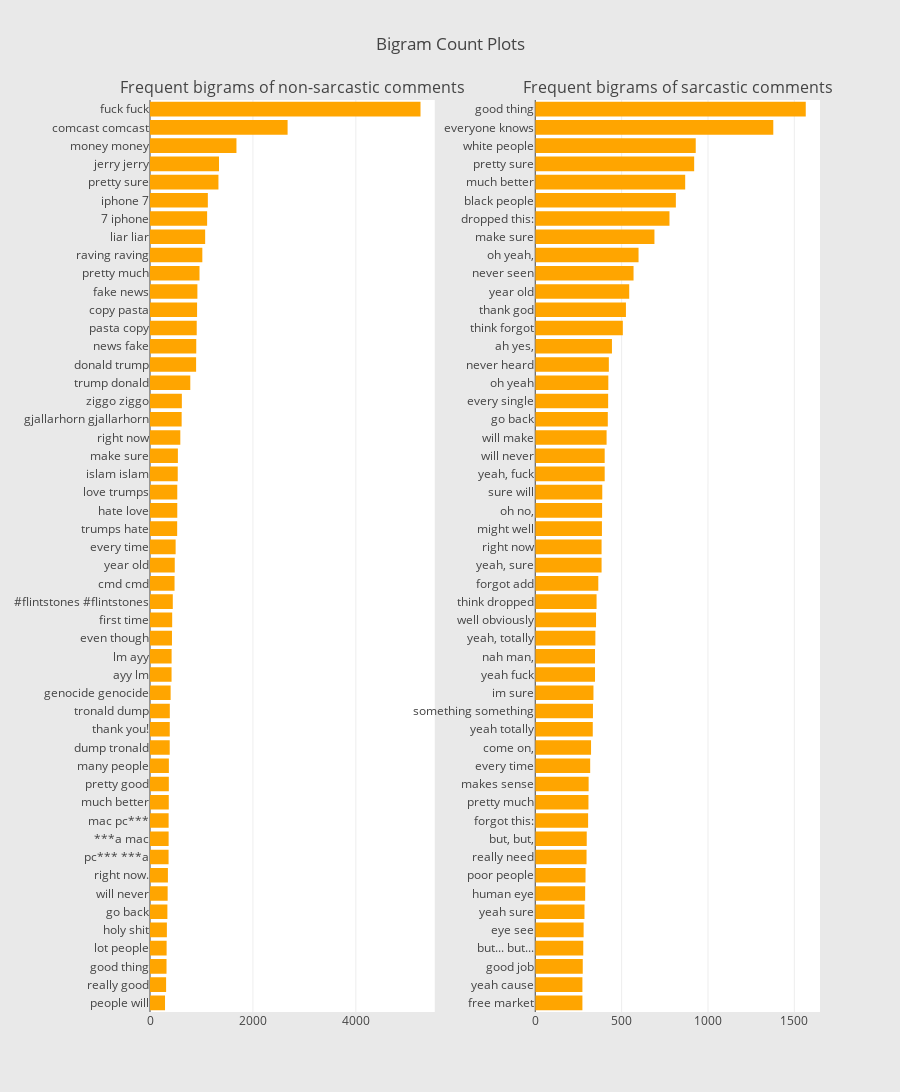

The notebook cell this image was saved under:
### Code cell
# Creating two subplots
fig = tools.make_subplots(rows=1, cols=2, vertical_spacing=0.04,horizontal_spacing=0.15,
                          subplot_titles=["Frequent bigrams of non-sarcastic comments", 
                                          "Frequent bigrams of sarcastic comments"])
fig.append_trace(trace0, 1, 1)
fig.append_trace(trace1, 1, 2)
fig['layout'].update(height=1200, width=900, paper_bgcolor='rgb(233,233,233)', title="Bigram Count Plots")
fig['layout'].margin.l=150
py.iplot(fig, filename='word-plots')

### Figure 1 — Plotly figure (JSON) as saved in the notebook; plotly's stock layout.template omitted (floating-point values rounded to 4 significant figures)
{"data": [{"marker": {"color": "orange"}, "orientation": "h", "showlegend": false, "type": "bar", "uid": "babdec65-8b81-4570-89f4-4b858da43f8b", "x": [292, 313, 321, 323, 328, 338, 343, 348, 361, 362, 362, 365, 366, 367, 383, 384, 385, 401, 419, 420, 427, 431, 443, 477, 481, 498, 528, 530, 530, 539, 542, 589, 615, 619, 783, 896, 899, 908, 915, 921, 962, 1017, 1072, 1110, 1124, 1330, 1341, 1680, 2674, 5257], "xaxis": "x", "y": ["people will", "really good", "good thing", "lot people", "holy shit", "go back", "will never", "right now.", "pc*** ***a", "***a mac", "mac pc***", "much better", "pretty good", "many people", "dump tronald", "thank you!", "tronald dump", "genocide genocide", "ayy lm", "lm ayy", "even though", "first time", "#flintstones #flintstones", "cmd cmd", "year old", "every time", "trumps hate", "hate love", "love trumps", "islam islam", "make sure", "right now", "gjallarhorn gjallarhorn", "ziggo ziggo", "trump donald", "donald trump", "news fake", "pasta copy", "copy pasta", "fake news", "pretty much", "raving raving", "liar liar", "7 iphone", "iphone 7", "pretty sure", "jerry jerry", "money money", "comcast comcast", "fuck fuck"], "yaxis": "y"}, {"marker": {"color": "orange"}, "orientation": "h", "showlegend": false, "type": "bar", "uid": "20c70544-8c68-4c2c-a9b9-6ee939b9b962", "x": [273, 273, 275, 278, 280, 285, 289, 291, 297, 298, 306, 308, 309, 318, 323, 333, 334, 337, 346, 346, 348, 352, 355, 365, 384, 384, 386, 387, 388, 402, 402, 413, 420, 422, 423, 426, 444, 507, 525, 544, 569, 598, 690, 777, 814, 868, 920, 929, 1378, 1566], "xaxis": "x2", "y": ["free market", "yeah cause", "good job", "but... but...", "eye see", "yeah sure", "human eye", "poor people", "really need", "but, but,", "forgot this:", "pretty much", "makes sense", "every time", "come on,", "yeah totally", "something something", "im sure", "yeah fuck", "nah man,", "yeah, totally", "well obviously", "think dropped", "forgot add", "yeah, sure", "right now", "might well", "oh no,", "sure will", "yeah, fuck", "will never", "will make", "go back", "every single", "oh yeah", "never heard", "ah yes,", "think forgot", "thank god", "year old", "never seen", "oh yeah,", "make sure", "dropped this:", "black people", "much better", "pretty sure", "white people", "everyone knows", "good thing"], "yaxis": "y2"}], "layout": {"annotations": [{"font": {"size": 16}, "showarrow": false, "text": "Frequent bigrams of non-sarcastic comments", "x": 0.2125, "xanchor": "center", "xref": "paper", "y": 1, "yanchor": "bottom", "yref": "paper"}, {"font": {"size": 16}, "showarrow": false, "text": "Frequent bigrams of sarcastic comments", "x": 0.7875, "xanchor": "center", "xref": "paper", "y": 1, "yanchor": "bottom", "yref": "paper"}], "height": 1200, "margin": {"l": 150}, "paper_bgcolor": "rgb(233,233,233)", "title": {"text": "Bigram Count Plots"}, "width": 900, "xaxis": {"anchor": "y", "domain": [0, 0.425]}, "xaxis2": {"anchor": "y2", "domain": [0.575, 1]}, "yaxis": {"anchor": "x", "domain": [0, 1]}, "yaxis2": {"anchor": "x2", "domain": [0, 1]}}}
